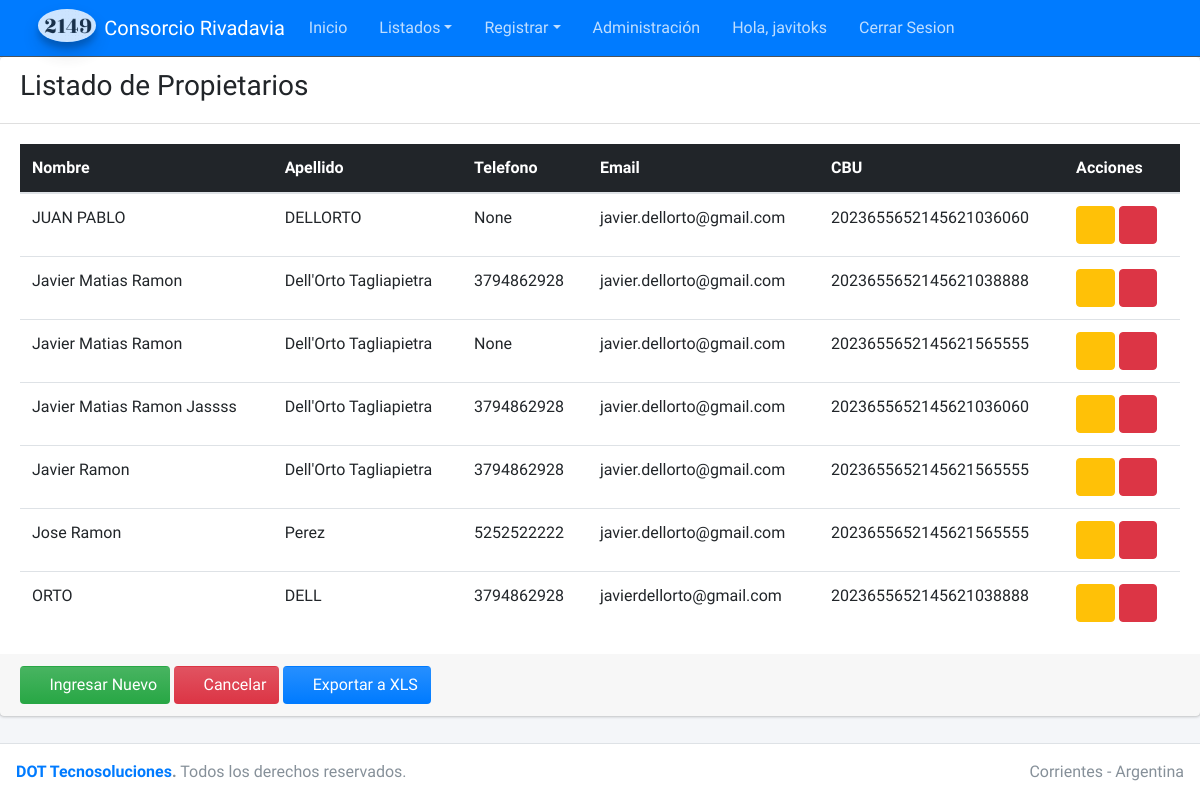
Screenshot of /consorcio/listar_propietarios/ (signed in) with the database file from the repository.
### casa/models.py (models this page shows, shortened)
class Propietario(models.Model):
    nombre = models.CharField(max_length=30)
    apellido = models.CharField(max_length=30, blank=True)
    telefono = models.CharField(max_length=10, blank=True, null=True)
    email = models.EmailField(blank=True, null=True)
    CBU = models.CharField(max_length=22, blank=True, null=True)
    creado = models.DateTimeField(auto_now_add=True)
    modificado = models.DateTimeField(auto_now=True)
    class Meta:
        ordering = ['nombre']
        verbose_name = 'Propietarios'
        verbose_name_plural = "Propietarios"

### casa/views.py (the view)
# urls.py: path('listar_propietarios/', ListarPropietarios.as_view(), name='propietarios'),
class ListarPropietarios(ListView):
    model = Propietario
    template_name = "propietarios.html"

### casa/templates/propietarios.html
{% extends "list.html" %}
{% block titulo %}
<div><h3>Listado de Propietarios</h3></div>
{% endblock titulo %}
{% block columns %}
<tr>
  <th scope="col">Nombre</th>
  <th scope="col">Apellido</th>
  <th scope="col">Telefono</th>
  <th scope="col">Email</th>
  <th scope="col">CBU</th>
  <th scope="col">Acciones</th>
</tr>
{% endblock columns %}
{% block rows %}
{% if object_list %}
{% for propietario in object_list %}
<tr>
  <td>{{propietario.nombre}}</td>
  <td>{{propietario.apellido}}</td>
  <td>{{propietario.telefono}}</td>
  <td>{{propietario.email}}</td>
  <td>{{propietario.CBU}}</td>
  <td>
    <a href="{% url 'editarpropietario' propietario.id %}" class="btn btn-warning">
      <i class="fas fa-edit"></i>
    </a>
    <a href="{% url 'eliminarpropietario' propietario.id %}" class="btn btn-danger">
      <i class="fas fa-trash"></i>
    </a>
  </td>
</tr>
{% endfor %}
{% else %}  <h2>No hay registros de Propietarios</h2>
{% endif %}
{% endblock rows %}
{% block botones %}
<div class="card-footer">
  <a href='{% url 'registrarpropietario' %}' class="btn bg-gradient-success"><i class="fas fa-plus"></i> Ingresar Nuevo</a>
  <a href='{% url 'home' %}' class="btn bg-gradient-danger"><i class="fas fa-ban"></i> Cancelar</a>
  <a href='{% url 'reportepropietarios' %}' class="btn bg-gradient-primary"><i class="fas fa-file"></i> Exportar a XLS</a>
</div>
{% endblock botones %}

### home/templates/list.html (shortened to what this page needs)
{% extends "home.html" %}
{% block content %}
{% if request.user.is_authenticated %}
<div class="card card-default">
  <div class="card-header">
    {% block titulo %}{% endblock titulo %}
  </div>
      <div class="card-body">
        <table class="table">
            <thead class="table-dark">
                {% block columns %}
                {% endblock columns %}
            </thead>
            <tbody class="table-group-divider">
                {% block rows %}
                {% endblock rows %}
            </tbody>
         </table>
      </div>
      {% block botones %}
      {% endblock botones %}
    </div>
</div>
{% else %}
<div class="alert alert-warning">Loguearse para continuar</div>
{% endif %}
{% endblock %}

### home/templates/home.html (shortened to what this page needs)
{% load static%}
<!DOCTYPE html>
<html lang="en">
<head>
  <link rel="stylesheet" href="{% static 'plugins/fontawesome-free/css/all.min.css' %}">
  <link rel="stylesheet" href="{% static 'css/adminlte.min.css' %}">
</head>
<body class="hold-transition layout-top-nav">
<div class="wrapper">
  {% include "header.html" %}
  <div class="content-wrapper">
  {% block content %}
  {% endblock %}
  </div>
  {% include "footer.html" %}
</body>
</html>

### home/templates/header.html (shortened to what this page needs)
{% load static %}
<nav class="main-header navbar navbar-expand-md navbar-primary navbar-dark">
    <div class="container">
      <a href="{% url 'home' %}" class="navbar-brand">
        <img src="{% static 'img/2149-a.png' %}" alt="logo consorcio" class="brand-image img-circle elevation-3" style="opacity: .8">
        <span class="brand-text font-weight-light">Consorcio Rivadavia</span>
      </a>
      <div class="collapse navbar-collapse order-3" id="navbarCollapse">
        <ul class="navbar-nav">
          <li class="nav-item">
            <a href="{% url 'home' %}" class="nav-link">Inicio</a>
          </li>
          <li class="nav-item dropdown">
            <a id="dropdownSubMenu1" href="#" data-toggle="dropdown" aria-haspopup="true" aria-expanded="false" class="nav-link dropdown-toggle">Listados</a>
          </li>
          <li class="nav-item dropdown">
            <a id="dropdownSubMenu1" href="#" data-toggle="dropdown" aria-haspopup="true" aria-expanded="false" class="nav-link dropdown-toggle">Registrar</a>
              <li class="nav-item">
                <a href="{% url 'admin:index' %}" class="nav-link">Administración</a>
              </li>
              <li class="nav-item">
                {% if user.is_authenticated %}
                  <a href="#" class="nav-link">Hola, {{user.username}}</a>
                {% else %}
                  <a href="{% url 'logueo' %}" class="nav-link">Iniciar Sesion</a>
                {% endif %}
              </li>
              <li class="nav-item">
                <a href="{% url 'cerrarsesion' %}" class="nav-link">Cerrar Sesion</a>
              </li>
            </ul>
      </div>
</nav>

### home/templates/footer.html
{% load static %}
  <footer class="main-footer">
    <div class="float-right d-none d-sm-inline">
      Corrientes - Argentina
    </div>
    <strong> <a href="https://www.dottecnosoluciones.com.ar">DOT Tecnosoluciones</a>.</strong> Todos los derechos reservados.
  </footer>

### rows the page displays
Propietario: nombre "JUAN PABLO", apellido "DELLORTO", telefono "None", email "javier.dellorto@gmail.com", CBU "2023655652145621036060"
Propietario: nombre "Javier Matias Ramon", apellido "Dell'Orto Tagliapietra", telefono "3794862928", email "javier.dellorto@gmail.com", CBU "2023655652145621038888"
Propietario: nombre "Javier Matias Ramon", apellido "Dell'Orto Tagliapietra", telefono "None", email "javier.dellorto@gmail.com", CBU "2023655652145621565555"
Propietario: nombre "Javier Matias Ramon Jassss", apellido "Dell'Orto Tagliapietra", telefono "3794862928", email "javier.dellorto@gmail.com", CBU "2023655652145621036060"
Propietario: nombre "Javier Ramon", apellido "Dell'Orto Tagliapietra", telefono "3794862928", email "javier.dellorto@gmail.com", CBU "2023655652145621565555"
Propietario: nombre "Jose Ramon", apellido "Perez", telefono "5252522222", email "javier.dellorto@gmail.com", CBU "2023655652145621565555"
Propietario: nombre "ORTO", apellido "DELL", telefono "3794862928", email "javierdellorto@gmail.com", CBU "2023655652145621038888"

### other values shown
{{ user.username }} "javitoks"
